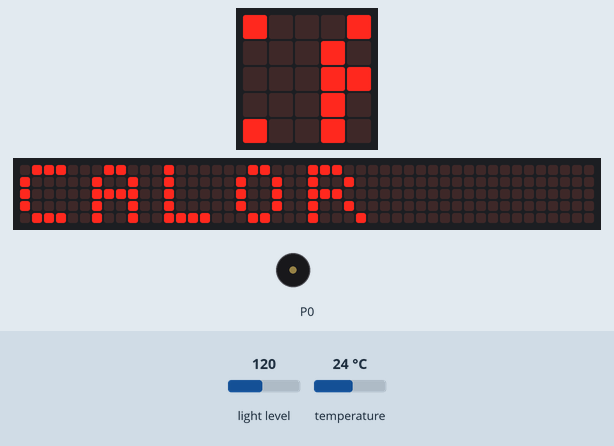
Bench run of a program on a simulated BBC micro:bit (MakeCode). Parts: the board's 5×5 LED display, a strip that is not on the board, showing the scrolling text unrolled, buzzer (waves = sounding). Inputs (shaded band) come from the test bench; at power-on: temperature 24 °C, light level 120. The 48×5 strip is a reading aid, not a part: it shows the text the display is scrolling, unrolled, one strip-width of it at a time.

Above: at 1.27 s.
1.3 s: temperature set to 22.7 °C
12.3 s: temperature set to 21.1 °C
At 16.33 s:
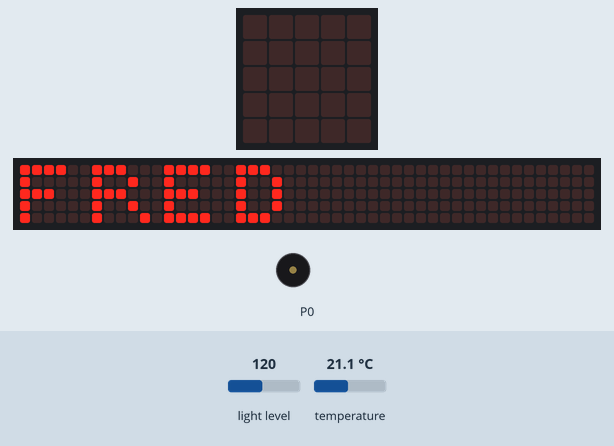
18.2 s: temperature set to 28 °C
At 20.85 s:
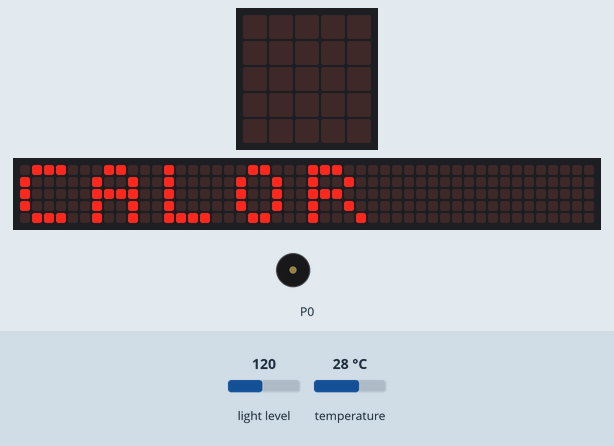
22.2 s: light level set to 55
27.3 s: light level set to 46
At 34.48 s:
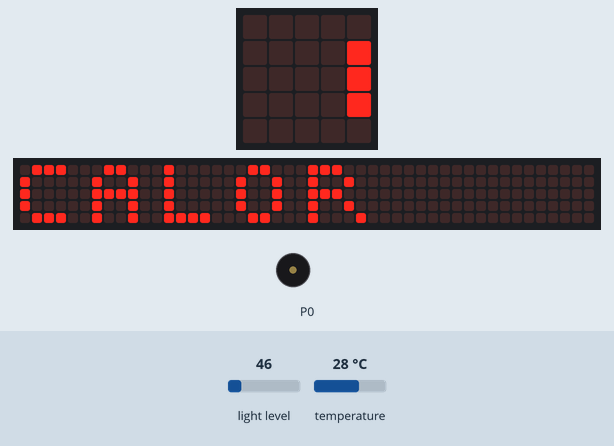
Timing chart, 0 to 36.0 s (numbered marks = the images above; inputs shaded):
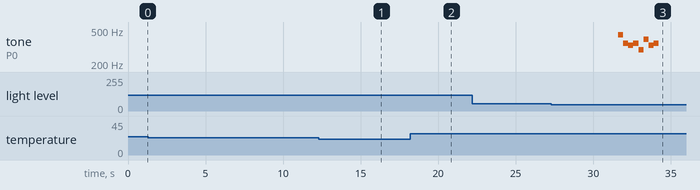

The program:

main.ts
```typescript
basic.forever(function () {
    if (input.temperature() >= 22) {
        basic.showString("CALOR")
    } else {
        basic.showString("FRED")
    }
    if (input.lightLevel() >= 200) {
        music.stopMelody(MelodyStopOptions.All)
        music.play(music.stringPlayable("E D G F B A C5 B ", 185), music.PlaybackMode.UntilDone)
    } else if (input.lightLevel() <= 50) {
        music.stopMelody(MelodyStopOptions.All)
        music.play(music.stringPlayable("A F E F D G E F ", 185), music.PlaybackMode.UntilDone)
    }
})
```

test.ts
```typescript
// aquí va el archivo "tests"; esto no se compilará cuando este paquete se utilice como una extensión.
```

Measured:
- the behaviour switches between 22 and 21.9 °C on temperature (found by bisection; images 0 and 1)
- the behaviour switches between 51 and 50 on light level (found by bisection; images 2 and 3)
- after the input at 12.3 s, the display: first differs from a run without the input after 4.0 s (image 1)
- after the input at 18.2 s, the display: first differs from a run without the input after 2.6 s (image 2)
- after the input at 27.3 s, tone on P0: plays 440 Hz for 0.33 s, 349 Hz for 0.33 s, 330 Hz for 0.33 s, 349 Hz for 0.33 s, 294 Hz for 0.33 s, 392 Hz for 0.33 s … (8 notes in this stretch), starting after 4.3 s
